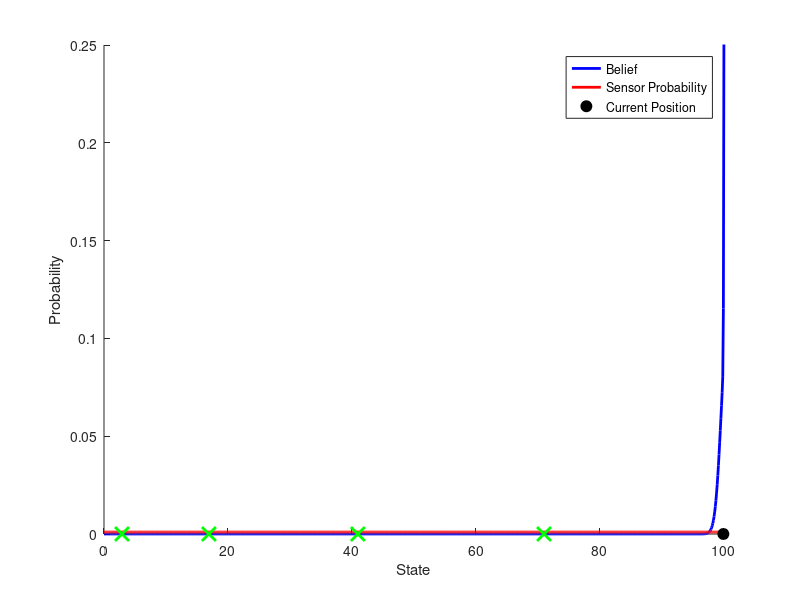

MATLAB code to generate this figure: (Note: this script raises an error after producing the figure.)
clearvars;
close all;
clc;

function prob_z_x = sensor_on(sensors, prob_z_x)

    sensor_prob = [0.1,0.2,0.5,0.2,0.1];
    sensor_prob = sensor_prob / sum(sensor_prob);
    for i = 1: size(sensors(:),1)
        for j = 1: size(sensor_prob(:),1)
            prob_z_x(sensors(i)+ j -3) = sensor_prob(j);
        end
    end
    %확률 출력
    prob_z_x = prob_z_x / sum(prob_z_x);
end



%완전한 연속은 불가능.
n = 1000;
states = linspace(0, 100, n);

%초기 belief 모든 state에 대해 계산됨
belief = ones(n, 1) / n;

%prob(z|x) sensor
%센서 설치하면 이 값에 반영
prob_z_x = ones(n,1) / n;

%sensor 설치
sensors = [30,170, 410, 710];


state_transition = [0.1;0.2;0.8;0.2;0.1];
state_transition = state_transition / sum(state_transition);

%모든 스테이트에 대해 적용
state_transition_matrix = zeros(n,n);
for j = 1:n
    for i = 1:5
        %대각성분에서 밑으로 state_transition들 모두 채워주기
        if j + i <= n
            state_transition_matrix(j + i, j) = state_transition(i);
        end
    end
end

for j = 1:n
    col_sum = sum(state_transition_matrix(:, j));
    if col_sum > 0  % 열의 합이 0이 아닐 경우에만 정규화
        state_transition_matrix(:, j) = state_transition_matrix(:, j) / col_sum;
    end
end
%state_transition_matrix(n,:)
%size(state_transition_matrix(n,:))






% Set up figure for visualization
figure;
hold on;
belief_plot = plot(states, belief, 'b', 'LineWidth', 2);
sensor_plot = plot(states, prob_z_x, 'r', 'LineWidth', 2);
x_marker = plot(states(1), 0, 'ko', 'MarkerSize', 8, 'MarkerFaceColor', 'k');
xlabel('State');
ylabel('Probability');
legend('Belief', 'Sensor Probability', 'Current Position');

for k = 1:length(sensors)
    plot(states(sensors(k)), 0, 'gx', 'MarkerSize', 10, 'LineWidth', 2,'HandleVisibility', 'off'); 
end


ylim([0, 0.25]);

x = 0;
for t = 1:n
    if x > n
        fprintf("최후에 도달");
        break
    end

    random_num = randi(100)/100;
    temp = 0;
    for i = 1:size(state_transition(:),1)
        temp = temp + state_transition(i);
        if random_num < temp
            x = x+ i;
            break
        end
    end
    
    %sensor에 닿으면 prob_z_x 떡상

    prob_z_x = ones(n,1)/ n;
    for i = 1:size(sensors(:) ,1)
        if abs(x-sensors(i)) <= 2
            prob_z_x = sensor_on(sensors, prob_z_x);
            fprintf('sensor on x : %d\n', x);
        end

    end
   

    %size(state_transition_matrix )
    %size(belief)

    belief =  prob_z_x .* (state_transition_matrix * belief);
    % eta 계산
    belief = belief /sum(belief);



    set(belief_plot, 'YData', belief); 
    set(sensor_plot, 'YData', prob_z_x);  
    set(x_marker, 'XData', states(x + 1)); 
    drawnow;     
    
    pause(0.05);
end
